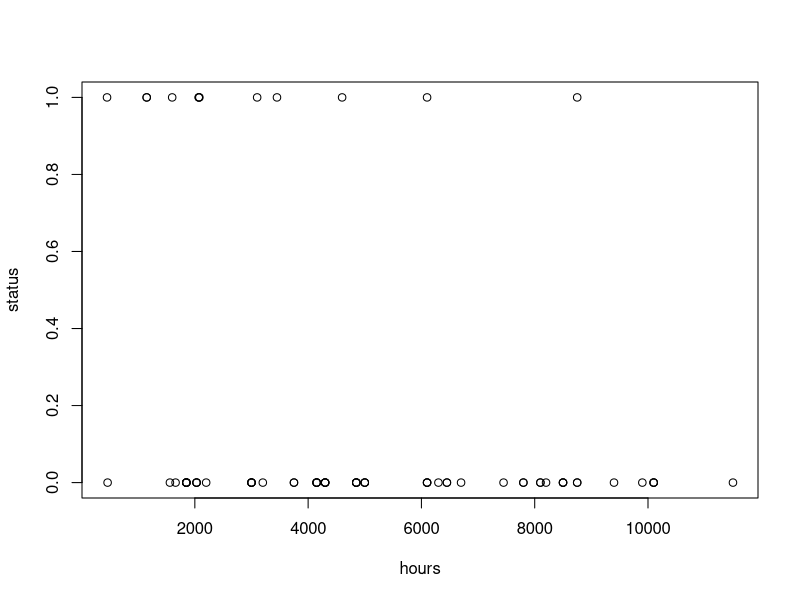

This chart was generated by the following R code:
require(survival)
attach(genfan)
plot(genfan)
reg3<-glm(status~hours, family=binomial)
summary(reg3)
anova(reg3, test = "Chisq")